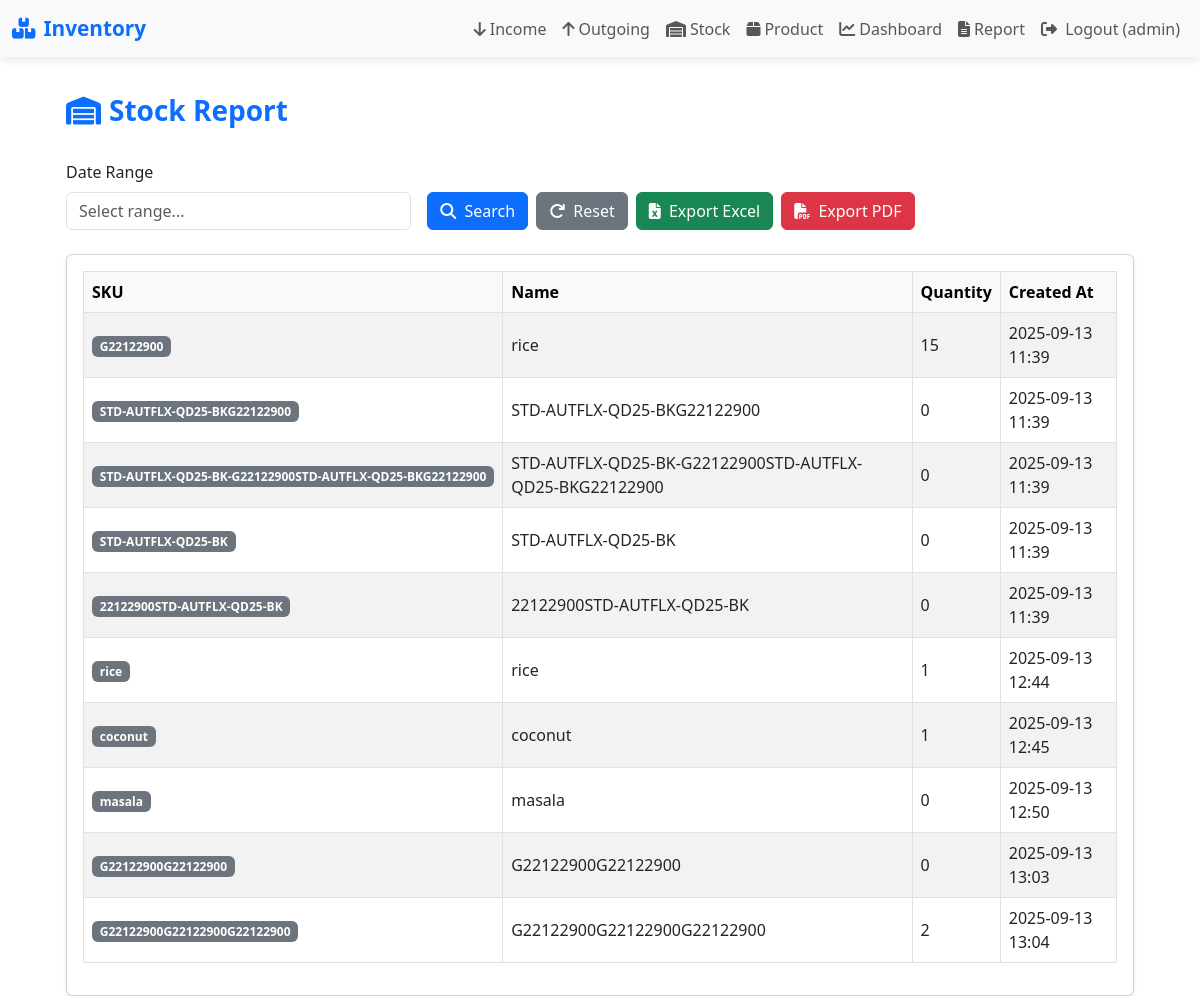
/stock-report/ (signed in), run on an earlier commit of the app's database.
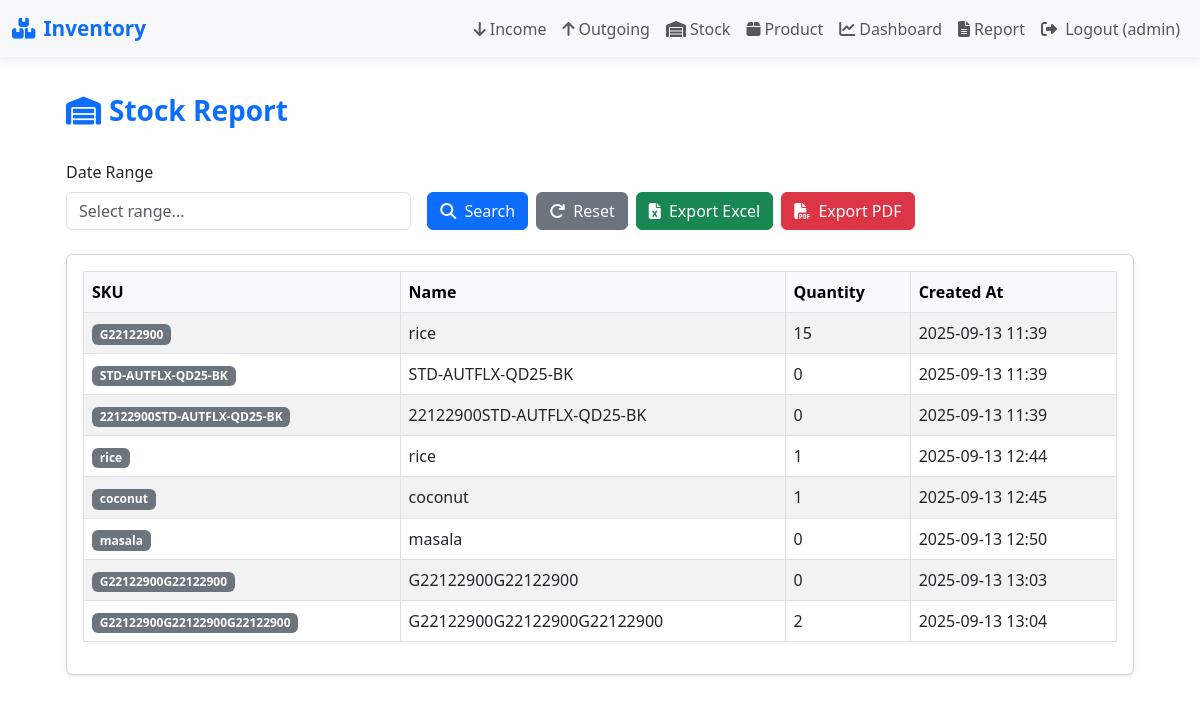
And on a later commit of the database.
### warehouse/models.py (models this page shows, shortened)
class Product(models.Model):
    sku = models.CharField(max_length=200, unique=True)
    name = models.CharField(max_length=255)
    description = models.TextField(blank=True)
    quantity = models.IntegerField(default=0)
    created_at = models.DateTimeField(auto_now_add=True)

### warehouse/views.py (the view)
# urls.py: path('stock-report/', views.stock_report, name='stock'),
@login_required
def stock_report(request):
    date_range = request.GET.get('date_range', '')
    start_date, end_date = None, None
    if date_range and " to " in date_range:
        start_str, end_str = date_range.split(" to ")
        start_date, end_date = parse_date(start_str), parse_date(end_str)
    products = Product.objects.all()
    if start_date and end_date:
        tx_products = InventoryTransaction.objects.filter(
            created_at__date__gte=start_date,
            created_at__date__lte=end_date
        ).values_list('product_id', flat=True).distinct()
        products = products.filter(id__in=tx_products)
    if 'export' in request.GET and request.GET['export'] == 'excel':
        return export_stock_excel(products)
    if 'export' in request.GET and request.GET['export'] == 'pdf':
        return export_stock_pdf(products)
    return render(request, 'warehouse/stock_report.html', {
        'products': products,
        'date_range': date_range,
    })

### templates/warehouse/stock_report.html (shortened to what this page needs)
{% extends 'warehouse/base.html' %}
{% block content %}
<div class="container-fluid px-4">
    <div class="d-flex justify-content-between align-items-center mb-4">
        <h3 class="fw-bold text-primary">
            <i class="fas fa-warehouse me-2"></i>Stock Report
        </h3>
    </div>
    <form method="get" class="row g-3 align-items-end mb-4">
        <div class="col-md-4">
            <label for="date_range" class="form-label">Date Range</label>
            <input type="text" id="date_range" name="date_range"
                   value="{{ date_range }}"
                   class="form-control" placeholder="Select range...">
        </div>
        <div class="col-md-8 d-flex gap-2">
            <button type="submit" class="btn btn-primary">
                <i class="fas fa-search me-1"></i> Search
            </button>
            <a href="{% url 'warehouse:stock' %}" class="btn btn-secondary">
                <i class="fas fa-redo me-1"></i> Reset
            </a>
            <button type="submit" name="export" value="excel" class="btn btn-success">
                <i class="fas fa-file-excel me-1"></i> Export Excel
            </button>
            <button type="submit" name="export" value="pdf" class="btn btn-danger">
                <i class="fas fa-file-pdf me-1"></i> Export PDF
            </button>
        </div>
    </form>
    <div class="card shadow-sm">
        <div class="card-body">
            <div class="table-responsive">
                <table class="table table-striped align-middle table-bordered">
                    <thead class="table-light">
                        <tr>
                            <th>SKU</th>
                            <th>Name</th>
                            <th>Quantity</th>
                            <th>Created At</th>
                        </tr>
                    </thead>
                    <tbody>
                        {% for p in products %}
                        <tr>
                            <td><span class="badge bg-secondary">{{ p.sku }}</span></td>
                            <td>{{ p.name }}</td>
                            <td>{{ p.quantity }}</td>
                            <td>{{ p.created_at|date:"Y-m-d H:i" }}</td>
                        </tr>
                        {% empty %}
                        <tr>
                            <td colspan="4" class="text-center text-muted">No products found for the selected date range.</td>
                        </tr>
                        {% endfor %}
                    </tbody>
                </table>
            </div>
        </div>
    </div>
</div>
<link rel="stylesheet" href="https://cdn.jsdelivr.net/npm/flatpickr/dist/flatpickr.min.css">
{% endblock %}

What changed in the data, as far as the page shows it:
removed Product: sku "STD-AUTFLX-QD25-BKG22122900", name "STD-AUTFLX-QD25-BKG22122900", quantity "0", created_at "2025-09-13 11:39"
removed Product: sku "STD-AUTFLX-QD25-BK-G22122900STD-AUTFLX-QD25-BKG22122900", name "STD-AUTFLX-QD25-BK-G22122900STD-AUTFLX-QD25-BKG22122900", quantity "0", created_at "2025-09-13 11:39"
